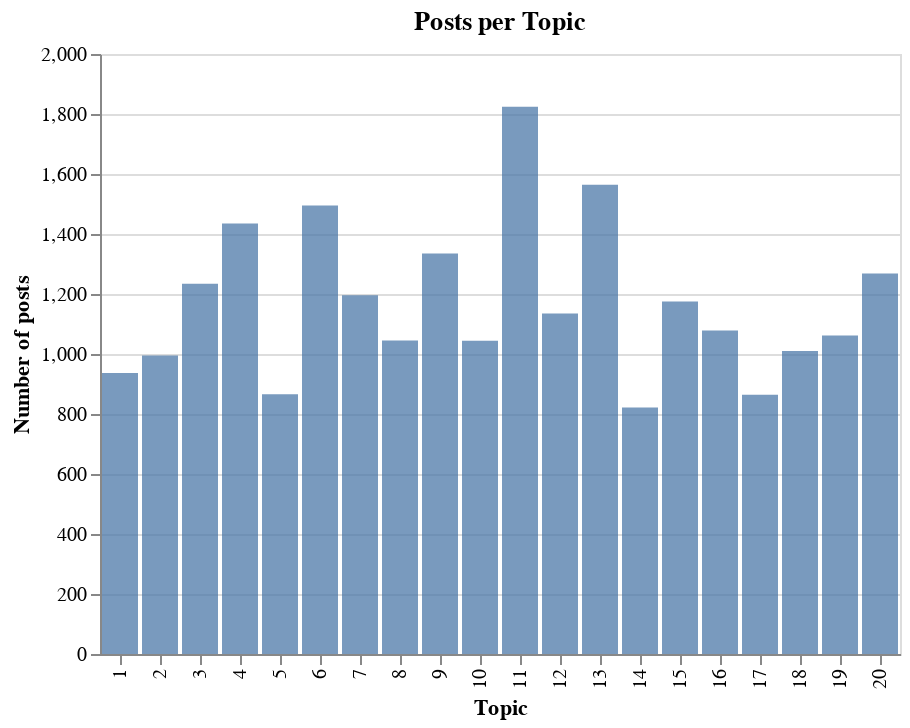

Notebook code cell kept with this figure:
### Markdown cell above
### Posts per topic

### Code cell
p_data = data.topic.value_counts().to_frame("count").rename_axis("topic").reset_index()
p_data["topic_interpretation"] = p_data.topic.map(topic_interpretation)

chart = alt.Chart(p_data, title="Posts per Topic").mark_bar().encode(
    x=alt.X("topic:N", title="Topic"),
    y=alt.Y("count:Q", title="Number of posts"),
    opacity=alt.value(0.75),
    tooltip=[alt.Tooltip("topic_interpretation", title="Interpretation")]
)

#chart.save(os.path.join(figures_path, "topics", "LDAn20_posts_per_topic.html"))
chart

### Figure 1 — Vega-Lite specification as saved in the notebook (floating-point values rounded to 4 significant figures)
{"$schema": "https://vega.github.io/schema/vega-lite/v3.4.0.json", "config": {"mark": {"tooltip": null}, "view": {"height": 300, "width": 400}}, "data": {"name": "data-fa3f91fff771f96afd3d638f63cf7266"}, "datasets": {"data-fa3f91fff771f96afd3d638f63cf7266": [{"count": 1824, "topic": 11, "topic_interpretation": "ÖVP"}, {"count": 1564, "topic": 13, "topic_interpretation": "SPÖ"}, {"count": 1495, "topic": 6, "topic_interpretation": "Parteien"}, {"count": 1435, "topic": 4, "topic_interpretation": "Steuern / Geld"}, {"count": 1335, "topic": 9, "topic_interpretation": "Dank / TV-Runde"}, {"count": 1268, "topic": 20, "topic_interpretation": "Stenzel Rede bei IB"}, {"count": 1234, "topic": 3, "topic_interpretation": "Grüne"}, {"count": 1196, "topic": 7, "topic_interpretation": "Prognosen"}, {"count": 1175, "topic": 15, "topic_interpretation": "-"}, {"count": 1135, "topic": 12, "topic_interpretation": "-"}, {"count": 1078, "topic": 16, "topic_interpretation": "FPÖ"}, {"count": 1062, "topic": 19, "topic_interpretation": "-"}, {"count": 1045, "topic": 8, "topic_interpretation": "KPÖ / Linke Forderungen"}, {"count": 1044, "topic": 10, "topic_interpretation": "Links / Alternativ"}, {"count": 1010, "topic": 18, "topic_interpretation": "Wahlkampfslogans"}, {"count": 995, "topic": 2, "topic_interpretation": "Wohnen"}, {"count": 937, "topic": 1, "topic_interpretation": "-"}, {"count": 866, "topic": 5, "topic_interpretation": "ÖVP Mobilisierung"}, {"count": 864, "topic": 17, "topic_interpretation": "-"}, {"count": 822, "topic": 14, "topic_interpretation": "Volksparteien"}]}, "encoding": {"opacity": {"value": 0.75}, "tooltip": [{"field": "topic_interpretation", "title": "Interpretation", "type": "nominal"}], "x": {"field": "topic", "title": "Topic", "type": "nominal"}, "y": {"field": "count", "title": "Number of posts", "type": "quantitative"}}, "mark": "bar", "title": "Posts per Topic"}
